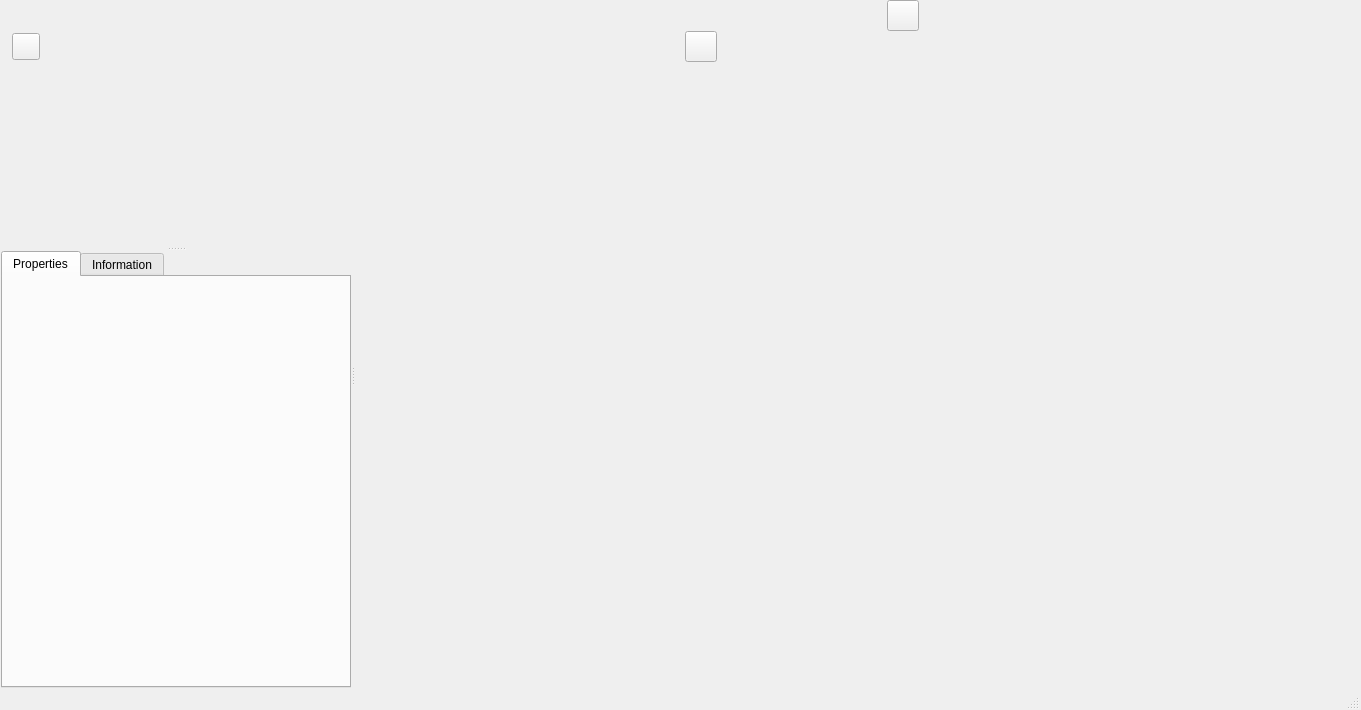
<?xml version="1.0" encoding="UTF-8"?>
<ui version="4.0">
 <class>MdViewerWidgetClass</class>
 <widget class="QWidget" name="MdViewerWidgetClass">
  <property name="geometry">
   <rect>
    <x>0</x>
    <y>0</y>
    <width>1361</width>
    <height>710</height>
   </rect>
  </property>
  <property name="minimumSize">
   <size>
    <width>1057</width>
    <height>0</height>
   </size>
  </property>
  <property name="windowTitle">
   <string>Form</string>
  </property>
  <layout class="QVBoxLayout" name="verticalLayout_4" stretch="0,0,0,0">
   <property name="spacing">
    <number>0</number>
   </property>
   <property name="leftMargin">
    <number>1</number>
   </property>
   <property name="topMargin">
    <number>0</number>
   </property>
   <property name="rightMargin">
    <number>1</number>
   </property>
   <property name="bottomMargin">
    <number>0</number>
   </property>
   <item>
    <layout class="QHBoxLayout" name="horizontalLayout_2">
     <property name="spacing">
      <number>1</number>
     </property>
     <item>
      <widget class="Mantid::Vates::SimpleGui::TimeControlWidget" name="timeControlWidget" native="true"/>
     </item>
     <item>
      <spacer name="horizontalSpacer_3">
       <property name="orientation">
        <enum>Qt::Horizontal</enum>
       </property>
       <property name="sizeHint" stdset="0">
        <size>
         <width>40</width>
         <height>20</height>
        </size>
       </property>
      </spacer>
     </item>
     <item>
      <widget class="Mantid::Vates::SimpleGui::ModeControlWidget" name="modeControlWidget" native="true"/>
     </item>
     <item>
      <spacer name="horizontalSpacer_4">
       <property name="orientation">
        <enum>Qt::Horizontal</enum>
       </property>
       <property name="sizeHint" stdset="0">
        <size>
         <width>40</width>
         <height>20</height>
        </size>
       </property>
      </spacer>
     </item>
     <item>
      <widget class="pqCameraToolbar" name="cameraWidget" native="true"/>
     </item>
     <item>
      <widget class="QToolButton" name="parallelProjButton">
       <property name="toolTip">
        <string>Toggle Parallel Projection</string>
       </property>
       <property name="icon">
        <iconset resource="../../icons/ViewWidgetsIcons.qrc">
         <normaloff>:/VatesSimpleGuiViewWidgets/icons/parallel_projection.png</normaloff>:/VatesSimpleGuiViewWidgets/icons/parallel_projection.png</iconset>
       </property>
       <property name="iconSize">
        <size>
         <width>24</width>
         <height>24</height>
        </size>
       </property>
       <property name="checkable">
        <bool>true</bool>
       </property>
      </widget>
     </item>
     <item>
      <spacer name="horizontalSpacer_2">
       <property name="orientation">
        <enum>Qt::Horizontal</enum>
       </property>
       <property name="sizeHint" stdset="0">
        <size>
         <width>40</width>
         <height>20</height>
        </size>
       </property>
      </spacer>
     </item>
    </layout>
   </item>
   <item>
    <layout class="QHBoxLayout" name="horizontalLayout">
     <property name="spacing">
      <number>1</number>
     </property>
     <item>
      <widget class="Mantid::Vates::SimpleGui::ColorSelectionWidget" name="colorSelectionWidget" native="true"/>
     </item>
     <item>
      <spacer name="horizontalSpacer_bw_color_reset">
       <property name="orientation">
        <enum>Qt::Horizontal</enum>
       </property>
       <property name="sizeType">
        <enum>QSizePolicy::Minimum</enum>
       </property>
       <property name="sizeHint" stdset="0">
        <size>
         <width>10</width>
         <height>20</height>
        </size>
       </property>
      </spacer>
     </item>
     <item>
      <widget class="QToolButton" name="resetViewsStateToAllData">
       <property name="toolTip">
        <string>Reset the state of all the views (to show all data)</string>
       </property>
       <property name="icon">
        <iconset resource="../../icons/ViewWidgetsIcons.qrc">
         <normaloff>:/VatesSimpleGuiViewWidgets/icons/resetViewToAll24.png</normaloff>:/VatesSimpleGuiViewWidgets/icons/resetViewToAll24.png</iconset>
       </property>
       <property name="iconSize">
        <size>
         <width>20</width>
         <height>20</height>
        </size>
       </property>
      </widget>
     </item>
     <item>
      <spacer name="horizontalSpacer_5">
       <property name="orientation">
        <enum>Qt::Horizontal</enum>
       </property>
       <property name="sizeHint" stdset="0">
        <size>
         <width>20</width>
         <height>20</height>
        </size>
       </property>
      </spacer>
     </item>
     <item>
      <widget class="pqAxesToolbar" name="axesWidget" native="true"/>
     </item>
     <item>
      <widget class="QToolButton" name="resetCenterToPointButton">
       <property name="toolTip">
        <string>Reset Center to Point</string>
       </property>
       <property name="icon">
        <iconset resource="../../icons/ViewWidgetsIcons.qrc">
         <normaloff>:/VatesSimpleGuiViewWidgets/icons/pqResetCenterToPoint24.png</normaloff>:/VatesSimpleGuiViewWidgets/icons/pqResetCenterToPoint24.png</iconset>
       </property>
       <property name="iconSize">
        <size>
         <width>24</width>
         <height>24</height>
        </size>
       </property>
      </widget>
     </item>
     <item>
      <spacer name="horizontalSpacer_6">
       <property name="orientation">
        <enum>Qt::Horizontal</enum>
       </property>
       <property name="sizeHint" stdset="0">
        <size>
         <width>40</width>
         <height>20</height>
        </size>
       </property>
      </spacer>
     </item>
    </layout>
   </item>
   <item>
    <widget class="QSplitter" name="splitter_3">
     <property name="orientation">
      <enum>Qt::Horizontal</enum>
     </property>
     <property name="handleWidth">
      <number>3</number>
     </property>
     <widget class="QSplitter" name="splitter_2">
      <property name="orientation">
       <enum>Qt::Horizontal</enum>
      </property>
      <property name="handleWidth">
       <number>3</number>
      </property>
      <widget class="QSplitter" name="splitter">
       <property name="orientation">
        <enum>Qt::Vertical</enum>
       </property>
       <widget class="pqPipelineBrowserWidget" name="pipelineBrowser" native="true">
        <property name="minimumSize">
         <size>
          <width>350</width>
          <height>50</height>
         </size>
        </property>
       </widget>
       <widget class="QTabWidget" name="propInfoTabs">
        <property name="currentIndex">
         <number>0</number>
        </property>
        <widget class="QWidget" name="properties">
         <attribute name="title">
          <string>Properties</string>
         </attribute>
         <layout class="QVBoxLayout" name="verticalLayout_31">
          <item>
           <widget class="pqPropertiesPanel" name="propertiesPanel" native="true"/>
          </item>
         </layout>
        </widget>
        <widget class="QWidget" name="information">
         <attribute name="title">
          <string>Information</string>
         </attribute>
         <layout class="QVBoxLayout" name="verticalLayout_2">
          <item>
           <widget class="QScrollArea" name="scrollArea">
            <property name="widgetResizable">
             <bool>true</bool>
            </property>
            <widget class="QWidget" name="scrollAreaWidgetContents">
             <property name="geometry">
              <rect>
               <x>0</x>
               <y>0</y>
               <width>98</width>
               <height>28</height>
              </rect>
             </property>
             <layout class="QVBoxLayout" name="verticalLayout">
              <item>
               <widget class="pqProxyInformationWidget" name="proxyInfo" native="true"/>
              </item>
             </layout>
            </widget>
           </widget>
          </item>
         </layout>
        </widget>
       </widget>
      </widget>
      <widget class="QWidget" name="viewWidget" native="true">
       <property name="minimumSize">
        <size>
         <width>800</width>
         <height>600</height>
        </size>
       </property>
      </widget>
     </widget>
    </widget>
   </item>
   <item>
    <widget class="pqStatusBar" name="statusBar">
     <property name="sizePolicy">
      <sizepolicy hsizetype="Expanding" vsizetype="Fixed">
       <horstretch>0</horstretch>
       <verstretch>0</verstretch>
      </sizepolicy>
     </property>
    </widget>
   </item>
  </layout>
 </widget>
 <customwidgets>
  <customwidget>
   <class>pqPipelineBrowserWidget</class>
   <extends>QWidget</extends>
   <header>pqPipelineBrowserWidget.h</header>
   <container>1</container>
  </customwidget>
  <customwidget>
   <class>pqStatusBar</class>
   <extends>QStatusBar</extends>
   <header>pqStatusBar.h</header>
   <container>1</container>
  </customwidget>
  <customwidget>
   <class>pqProxyInformationWidget</class>
   <extends>QWidget</extends>
   <header>pqProxyInformationWidget.h</header>
   <container>1</container>
  </customwidget>
  <customwidget>
   <class>pqPropertiesPanel</class>
   <extends>QWidget</extends>
   <header>pqPropertiesPanel.h</header>
   <container>1</container>
  </customwidget>
  <customwidget>
   <class>Mantid::Vates::SimpleGui::ModeControlWidget</class>
   <extends>QWidget</extends>
   <header>MantidVatesSimpleGuiQtWidgets/ModeControlWidget.h</header>
   <container>1</container>
  </customwidget>
  <customwidget>
   <class>Mantid::Vates::SimpleGui::TimeControlWidget</class>
   <extends>QWidget</extends>
   <header>MantidVatesSimpleGuiViewWidgets/TimeControlWidget.h</header>
   <container>1</container>
  </customwidget>
  <customwidget>
   <class>pqCameraToolbar</class>
   <extends>QWidget</extends>
   <header>pqCameraToolbar.h</header>
   <container>1</container>
  </customwidget>
  <customwidget>
   <class>Mantid::Vates::SimpleGui::ColorSelectionWidget</class>
   <extends>QWidget</extends>
   <header>MantidVatesSimpleGuiViewWidgets/ColorSelectionWidget.h</header>
   <container>1</container>
  </customwidget>
  <customwidget>
   <class>pqAxesToolbar</class>
   <extends>QWidget</extends>
   <header>pqAxesToolbar.h</header>
   <container>1</container>
  </customwidget>
 </customwidgets>
 <resources>
  <include location="../../icons/ViewWidgetsIcons.qrc"/>
 </resources>
 <connections/>
</ui>
